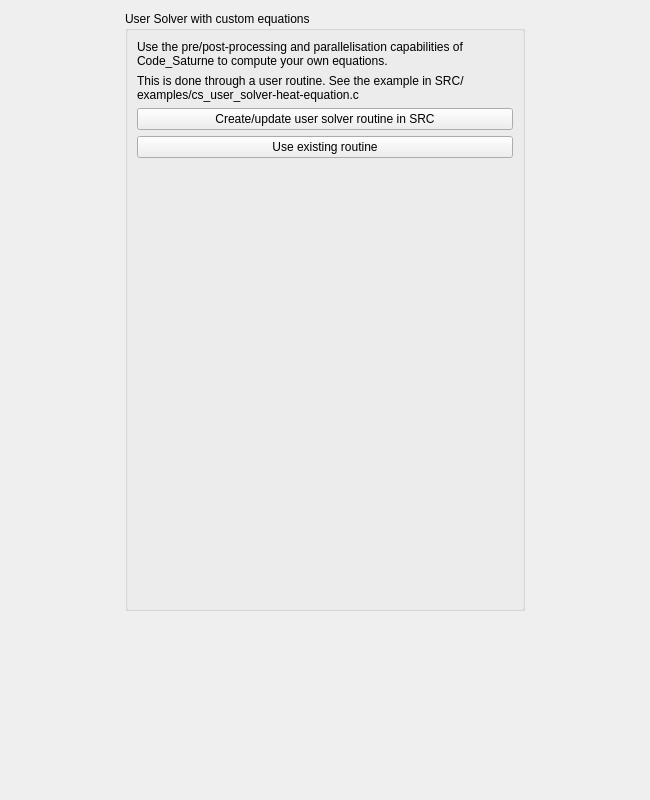
<?xml version="1.0" encoding="UTF-8"?>
<ui version="4.0">
 <class>UserSolverCustomForm</class>
 <widget class="QWidget" name="UserSolverForm">
  <property name="geometry">
   <rect>
    <x>0</x>
    <y>0</y>
    <width>650</width>
    <height>800</height>
   </rect>
  </property>
  <property name="minimumSize">
   <size>
    <width>600</width>
    <height>800</height>
   </size>
  </property>
  <property name="maximumSize">
   <size>
    <width>8000</width>
    <height>5000</height>
   </size>
  </property>
  <property name="windowTitle">
   <string>Form</string>
  </property>
  <layout class="QGridLayout" name="gridLayout_4">
   <item row="0" column="0">
    <spacer name="horizontalSpacer_2">
     <property name="orientation">
      <enum>Qt::Horizontal</enum>
     </property>
     <property name="sizeHint" stdset="0">
      <size>
       <width>5</width>
       <height>20</height>
      </size>
     </property>
    </spacer>
   </item>
   <item row="0" column="1">
    <widget class="QGroupBox" name="groupBoxUserSolverOptions">
     <property name="minimumSize">
      <size>
       <width>400</width>
       <height>600</height>
      </size>
     </property>
     <property name="maximumSize">
      <size>
       <width>1500</width>
       <height>1500</height>
      </size>
     </property>
     <property name="toolTip">
      <string>&lt;html&gt;&lt;head/&gt;&lt;body&gt;&lt;p&gt;&lt;span style=&quot; font-size:9pt;&quot;&gt;Define model options for the groundwater flow module.&lt;/span&gt;&lt;/p&gt;&lt;/body&gt;&lt;/html&gt;</string>
     </property>
     <property name="title">
      <string>User Solver with custom equations</string>
     </property>
     <layout class="QGridLayout" name="gridLayout_3">
      <item row="4" column="0">
       <spacer name="verticalSpacer_2">
        <property name="orientation">
         <enum>Qt::Vertical</enum>
        </property>
        <property name="sizeHint" stdset="0">
         <size>
          <width>20</width>
          <height>40</height>
         </size>
        </property>
       </spacer>
      </item>
      <item row="2" column="0">
       <widget class="QPushButton" name="createUserSolver_pushButton">
        <property name="text">
         <string>Create/update user solver routine in SRC</string>
        </property>
       </widget>
      </item>
      <item row="0" column="0">
       <widget class="QLabel" name="customUserSolver_label">
        <property name="text">
         <string>Use the pre/post-processing and parallelisation capabilities of Code_Saturne to compute your own equations.</string>
        </property>
        <property name="wordWrap">
         <bool>true</bool>
        </property>
       </widget>
      </item>
      <item row="1" column="0">
       <widget class="QLabel" name="customUserSolver_label_2">
        <property name="text">
         <string>This is done through a user routine. See the example in SRC/examples/cs_user_solver-heat-equation.c</string>
        </property>
        <property name="wordWrap">
         <bool>true</bool>
        </property>
       </widget>
      </item>
      <item row="3" column="0">
       <widget class="QPushButton" name="loadUserSolver_pushButton">
        <property name="text">
         <string>Use existing routine</string>
        </property>
       </widget>
      </item>
     </layout>
    </widget>
   </item>
   <item row="1" column="1">
    <spacer name="verticalSpacer">
     <property name="orientation">
      <enum>Qt::Vertical</enum>
     </property>
     <property name="sizeHint" stdset="0">
      <size>
       <width>16</width>
       <height>16</height>
      </size>
     </property>
    </spacer>
   </item>
   <item row="0" column="2">
    <spacer name="horizontalSpacer">
     <property name="orientation">
      <enum>Qt::Horizontal</enum>
     </property>
     <property name="sizeHint" stdset="0">
      <size>
       <width>5</width>
       <height>20</height>
      </size>
     </property>
    </spacer>
   </item>
  </layout>
 </widget>
 <resources>
  <include location="resources_pages.qrc"/>
 </resources>
 <connections/>
</ui>
